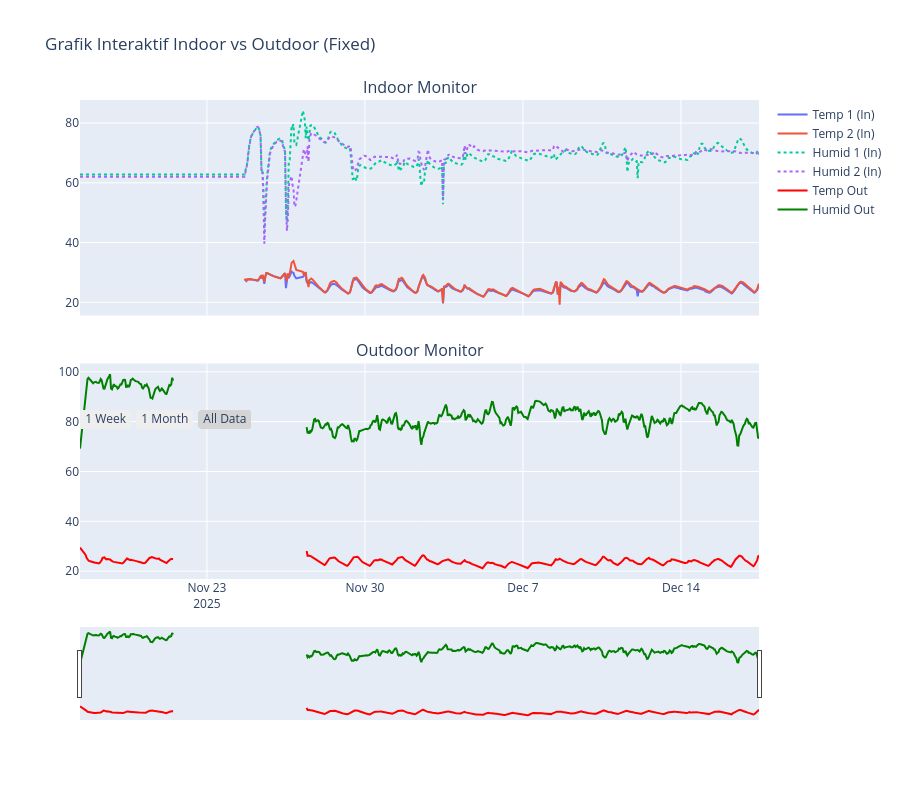

Here is the notebook cell this chart was saved with:
### Code cell
import plotly.graph_objects as go
from plotly.subplots import make_subplots

# Membuat Subplots (2 Baris, 1 Kolom)
fig = make_subplots(
    rows=2, cols=1, 
    shared_xaxes=True, 
    vertical_spacing=0.1, # Jarak antar grafik
    subplot_titles=("Indoor Monitor", "Outdoor Monitor")
)

# --- INDOOR TRACES (Baris 1) ---
fig.add_trace(go.Scatter(x=df_cleaned.index, y=df_cleaned['Temp1'], name='Temp 1 (In)', mode='lines'), row=1, col=1)
fig.add_trace(go.Scatter(x=df_cleaned.index, y=df_cleaned['Temp2'], name='Temp 2 (In)', mode='lines'), row=1, col=1)
fig.add_trace(go.Scatter(x=df_cleaned.index, y=df_cleaned['Humid 1'], name='Humid 1 (In)', line=dict(dash='dot')), row=1, col=1)
fig.add_trace(go.Scatter(x=df_cleaned.index, y=df_cleaned['Humid 2'], name='Humid 2 (In)', line=dict(dash='dot')), row=1, col=1)

# --- OUTDOOR TRACES (Baris 2) ---
fig.add_trace(go.Scatter(x=df_cleaned.index, y=df_cleaned['Temp outdoor'], name='Temp Out', line=dict(color='red')), row=2, col=1)
fig.add_trace(go.Scatter(x=df_cleaned.index, y=df_cleaned['Humidity outdoor'], name='Humid Out', line=dict(color='green')), row=2, col=1)

# --- UPDATE LAYOUT & SLIDER POSITION ---
fig.update_layout(
    height=800, 
    title_text="Grafik Interaktif Indoor vs Outdoor (Fixed)",
    showlegend=True,
    # Konfigurasi Sumbu X Atas (Tanpa Slider)
    xaxis=dict(
        rangeslider=dict(visible=False), # Pastikan slider MATI di grafik atas
        type="date"
    ),
    # Konfigurasi Sumbu X Bawah (Dengan Slider)
    xaxis2=dict(
        rangeslider=dict(visible=True),  # Slider HIDUP di grafik bawah
        type="date"
    )
)

# Tambahkan tombol preset waktu (1 Week, 1 Month)
# Kita tempelkan ke layout umum agar mengontrol seluruh sumbu x
fig.update_xaxes(
    rangeselector=dict(
        buttons=list([
            dict(count=7, label="1 Week", step="day", stepmode="backward"),
            dict(count=1, label="1 Month", step="month", stepmode="backward"),
            dict(step="all", label="All Data")
        ])
    ),
    row=2, col=1 # Tempelkan tombol ini di baris ke-2 (bawah) dekat slider
)

fig.show()

### Figure 1 — Plotly figure (JSON) as saved in the notebook; plotly's stock layout.template omitted (floating-point values rounded to 4 significant figures; data arrays with more than 128 entries replaced by an {"elided": "..."} marker saying what was removed)
{"data": [{"mode": "lines", "name": "Temp 1 (In)", "type": "scatter", "x": {"elided": "636 str values"}, "xaxis": "x", "y": {"elided": "636 float values"}, "yaxis": "y"}, {"mode": "lines", "name": "Temp 2 (In)", "type": "scatter", "x": {"elided": "636 str values"}, "xaxis": "x", "y": {"elided": "636 float values"}, "yaxis": "y"}, {"line": {"dash": "dot"}, "name": "Humid 1 (In)", "type": "scatter", "x": {"elided": "636 str values"}, "xaxis": "x", "y": {"elided": "636 float values"}, "yaxis": "y"}, {"line": {"dash": "dot"}, "name": "Humid 2 (In)", "type": "scatter", "x": {"elided": "636 str values"}, "xaxis": "x", "y": {"elided": "636 float values"}, "yaxis": "y"}, {"line": {"color": "red"}, "name": "Temp Out", "type": "scatter", "x": {"elided": "636 str values"}, "xaxis": "x2", "y": {"elided": "636 float values"}, "yaxis": "y2"}, {"line": {"color": "green"}, "name": "Humid Out", "type": "scatter", "x": {"elided": "636 str values"}, "xaxis": "x2", "y": {"elided": "636 float values"}, "yaxis": "y2"}], "layout": {"annotations": [{"font": {"size": 16}, "showarrow": false, "text": "Indoor Monitor", "x": 0.5, "xanchor": "center", "xref": "paper", "y": 1, "yanchor": "bottom", "yref": "paper"}, {"font": {"size": 16}, "showarrow": false, "text": "Outdoor Monitor", "x": 0.5, "xanchor": "center", "xref": "paper", "y": 0.45, "yanchor": "bottom", "yref": "paper"}], "height": 800, "showlegend": true, "title": {"text": "Grafik Interaktif Indoor vs Outdoor (Fixed)"}, "xaxis": {"anchor": "y", "domain": [0, 1], "matches": "x2", "rangeslider": {"visible": false}, "showticklabels": false, "type": "date"}, "xaxis2": {"anchor": "y2", "domain": [0, 1], "rangeselector": {"buttons": [{"count": 7, "label": "1 Week", "step": "day", "stepmode": "backward"}, {"count": 1, "label": "1 Month", "step": "month", "stepmode": "backward"}, {"label": "All Data", "step": "all"}]}, "rangeslider": {"visible": true}, "type": "date"}, "yaxis": {"anchor": "x", "domain": [0.55, 1]}, "yaxis2": {"anchor": "x2", "domain": [0, 0.45]}}}
